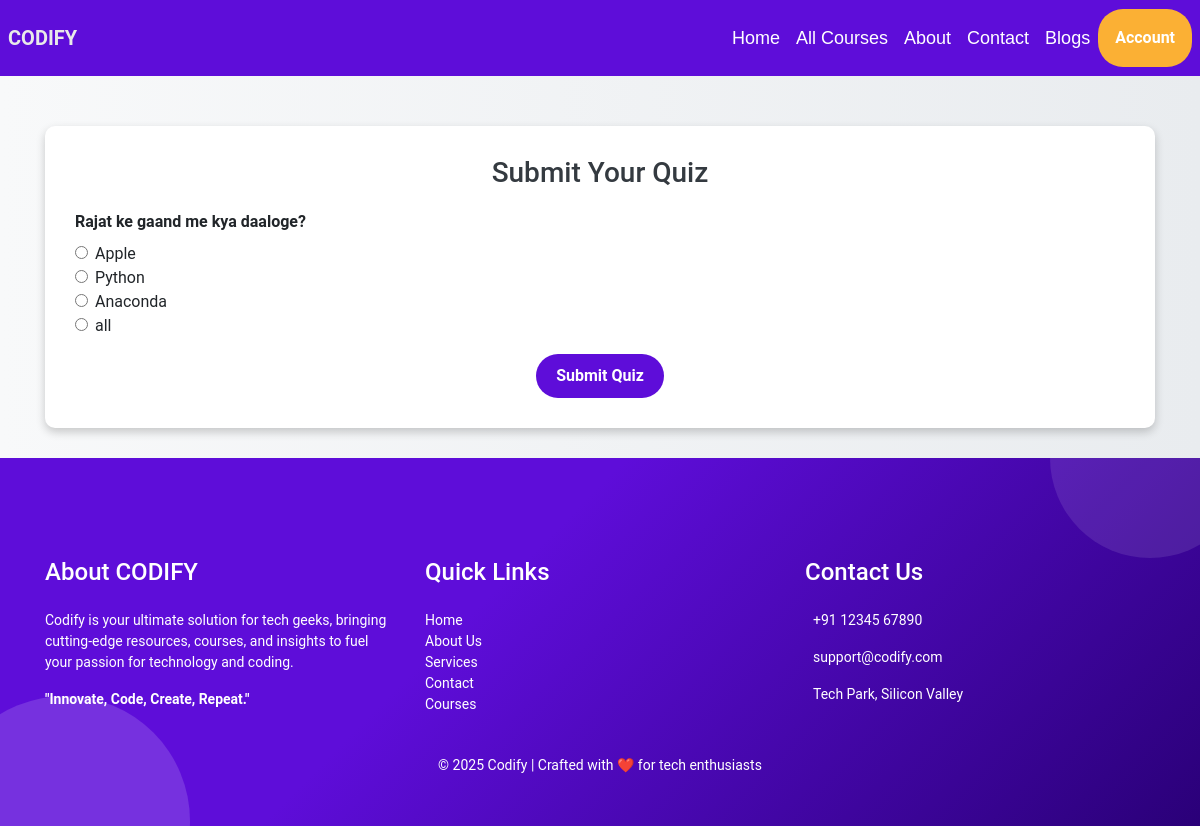
The app's page /submit_quiz/1, older data.
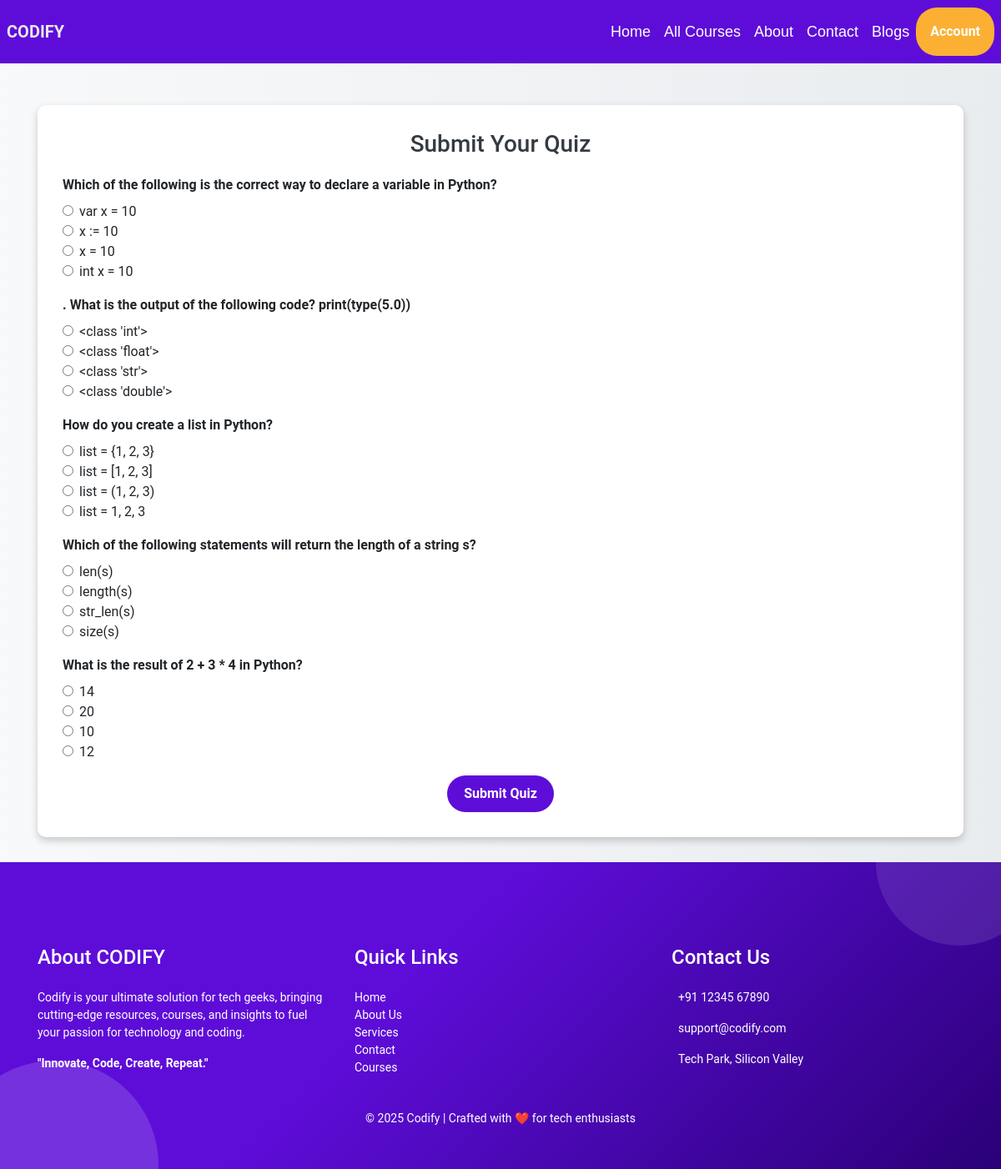
The same page, newer data.
### models.py (models this page shows)
class Question(Base):
    __tablename__ = 'questions'
    id = Column(Integer, primary_key=True)
    question_text = Column(String(255), nullable=False)
    option_1 = Column(String(100), nullable=False)
    option_2 = Column(String(100), nullable=False)
    option_3 = Column(String(100), nullable=False)
    option_4 = Column(String(100), nullable=False)
    correct_option = Column(Integer, nullable=False)
    quiz_id = Column(Integer, ForeignKey('quizzes.id', ondelete='CASCADE'), nullable=False)
    quiz = relationship('Quiz', back_populates='questions')
    user_answers = relationship('UserAnswer', back_populates='question', cascade="all, delete-orphan")  # Add this line

### app.py (the view, shortened to what this page needs)
@app.route('/submit_quiz/<int:quiz_id>', methods=['GET', 'POST'])
def submit_quiz(quiz_id):
    session_id = session.get('id')  # Get the user's ID from the session
    quiz = db_session.query(Quiz).filter_by(id=quiz_id).first()
    if not quiz:
        return "Quiz not found", 404
    return render_template('submit_quiz.html', quiz=quiz)

### templates/submit_quiz.html (shortened to what this page needs)
<!DOCTYPE html>
<html lang="en">
<head>
    <link rel="stylesheet" href="https://cdn.jsdelivr.net/npm/bootstrap@4.6.2/dist/css/bootstrap.min.css">
</head>
<body>
    {% include 'nav.html' %}
    <div class="container">
        <div class="quiz-card">
            <h1>Submit Your Quiz</h1>
            <form action="{{ url_for('submit_quiz', quiz_id=quiz.id) }}" method="POST">
                {% for question in quiz.questions %}
                <div class="form-group">
                    <label><strong>{{ question.question_text }}</strong></label>
                    <div class="form-check">
                        <input class="form-check-input" type="radio" name="question_{{ question.id }}" value="1" required>
                        <label class="form-check-label">{{ question.option_1 }}</label>
                    </div>
                    <div class="form-check">
                        <input class="form-check-input" type="radio" name="question_{{ question.id }}" value="2">
                        <label class="form-check-label">{{ question.option_2 }}</label>
                    </div>
                    <div class="form-check">
                        <input class="form-check-input" type="radio" name="question_{{ question.id }}" value="3">
                        <label class="form-check-label">{{ question.option_3 }}</label>
                    </div>
                    <div class="form-check">
                        <input class="form-check-input" type="radio" name="question_{{ question.id }}" value="4">
                        <label class="form-check-label">{{ question.option_4 }}</label>
                    </div>
                </div>
                {% endfor %}
                <div class="text-center">
                    <button type="submit" class="btn btn-primary">Submit Quiz</button>
                </div>
            </form>
        </div>
    </div>
    {% include 'footer.html' %}
</body>
</html>

### templates/nav.html (shortened to what this page needs)
<div class="container-fluid banner1">
    <nav class="navbar navbar-expand-lg p-2">
      <a class="navbar-brand" href="#">
        CODIFY
      </a>
      <div class="collapse navbar-collapse" id="navbarNav">
        <ul class="navbar-nav ml-auto">
          <li class="nav-item">
            <a class="nav-link" href="/">Home</a>
          </li>
          <li class="nav-item">
            <a class="nav-link" href="/courses">All Courses</a>
          </li>
          <li class="nav-item">
            <a class="nav-link" href="/about">About</a>
          </li>
          <li class="nav-item">
            <a class="nav-link" href="/contact">Contact</a>
          </li>
          <li class="nav-item">
            <a class="nav-link" href="/blogs">Blogs</a>
          </li>
        </ul>
        {% if username %}
      <p class="btn btn-custom   mt-3">Hi, {{ username }}!</p>
      <a href="/logout"><i class="ml-2 fa-3x fa-solid fa-arrow-right-from-bracket" style="color: #f5c814;"></i></a>
  {% else %}
      <a href="/login" class="btn btn-custom p-3">Account</a>
  {% endif %}
      </div>
    </nav>
  </div>

### templates/footer.html (shortened to what this page needs)
<footer class="text-white" style="background: linear-gradient(135deg, #5e0dd9 40%, #2a0078 100%); padding: 50px 0; position: relative; overflow: hidden;">
    <div class="floating-animation">
      <div style="position: absolute; top: -100px; right: -50px; width: 200px; height: 200px; background: rgba(255, 255, 255, 0.1); border-radius: 50%; animation: float 6s infinite;"></div>
      <div style="position: absolute; bottom: -120px; left: -60px; width: 250px; height: 250px; background: rgba(255, 255, 255, 0.15); border-radius: 50%; animation: float-reverse 8s infinite;"></div>
    </div>
    <div class="container text-center text-md-left">
      <div class="row">
        <div class="col-md-4">
          <h4 class="mb-4">About CODIFY</h4>
          <p>Codify is your ultimate solution for tech geeks, bringing cutting-edge resources, courses, and insights to fuel your passion for technology and coding.</p>
          <p><strong>"Innovate, Code, Create, Repeat."</strong></p>
        </div>
        <div class="col-md-4">
          <h4 class="mb-4">Quick Links</h4>
          <ul class="list-unstyled">
            <li><a href="#" class="text-white" style="text-decoration: none;">Home</a></li>
            <li><a href="#" class="text-white" style="text-decoration: none;">About Us</a></li>
            <li><a href="#" class="text-white" style="text-decoration: none;">Services</a></li>
            <li><a href="#" class="text-white" style="text-decoration: none;">Contact</a></li>
            <li><a href="#" class="text-white" style="text-decoration: none;">Courses</a></li>
          </ul>
        </div>
        <div class="col-md-4">
          <h4 class="mb-4">Contact Us</h4>
          <p> +91 12345 67890</p>
          <p> support@codify.com</p>
          <p> Tech Park, Silicon Valley</p>
        </div>
      </div>
    </div>
    <div class="text-center mt-4">
      <p class="mb-0">© 2025 Codify | Crafted with ❤️ for tech enthusiasts</p>
    </div>
  </footer>

### templates/submit_quiz.html (style rules this page uses)
body { background: linear-gradient(to right, #f8f9fa, #e9ecef); font-family: 'Roboto', sans-serif; }
.container { margin-top: 50px; }
.quiz-card { background: white; border-radius: 10px; padding: 30px; box-shadow: 0 4px 10px rgba(0, 0, 0, 0.2); }
.quiz-card h1 { font-size: 28px; color: #343a40; margin-bottom: 20px; text-align: center; }
.form-check-label { font-size: 16px; }
.btn-primary { background-color: #5e0dd9; border: none; border-radius: 25px; padding: 10px 20px; font-size: 16px; font-weight: bold; }
footer { text-align: center; margin-top: 30px; font-size: 14px; color: #6c757d; }

### templates/nav.html (style rules this page uses)
.banner1 { background-color: #5e0dd9; padding: 1px 0; color: white; text-align: center; }
.navbar-brand { font-weight: bold; color: #e9e9e9; }
.nav-link { color: white !important; font-family: "Rubik", sans-serif; font-size: 18px; line-height: 33px; }
.btn-custom { background-color: #fbb034 ; color: white; border-radius: 25px; font-weight: bold; }

Row changes from the older to the newer data that the page shows:
removed Question: question_text "Rajat ke gaand me kya daaloge?", option_1 "Apple", option_2 "Python", option_3 "Anaconda", option_4 "all"
added Question: question_text "Which of the following is the correct way to declare a variable in Python?", option_1 "var x = 10", option_2 "x := 10", option_3 "x = 10", option_4 "int x = 10"
added Question: question_text ". What is the output of the following code? print(type(5.0))", option_1 "<class 'int'>", option_2 "<class 'float'>", option_3 "<class 'str'>", option_4 "<class 'double'>"
added Question: question_text "How do you create a list in Python?", option_1 "list = {1, 2, 3}", option_2 "list = [1, 2, 3]", option_3 "list = (1, 2, 3)", option_4 "list = 1, 2, 3"
added Question: question_text "Which of the following statements will return the length of a string s?", option_1 "len(s)", option_2 "length(s)", option_3 "str_len(s)", option_4 "size(s)"
added Question: question_text "What is the result of 2 + 3 * 4 in Python?", option_1 "14", option_2 "20", option_3 "10", option_4 "12"
